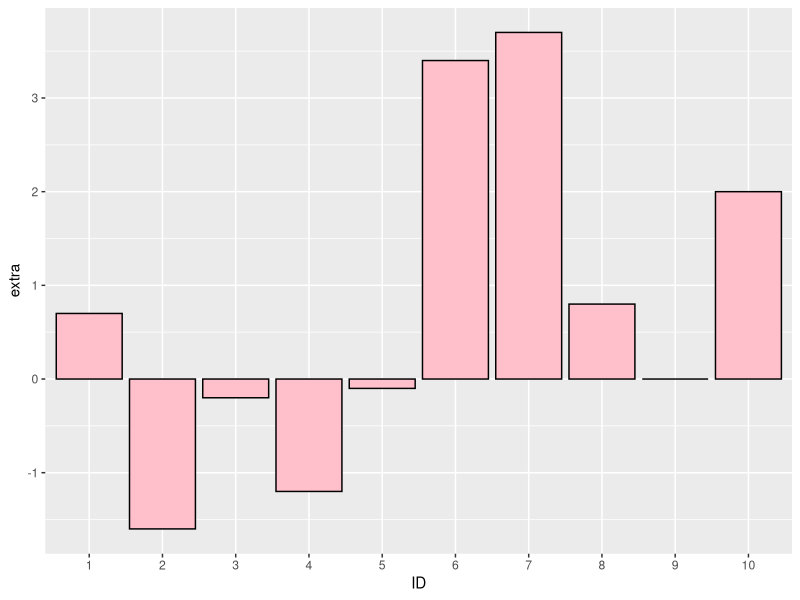
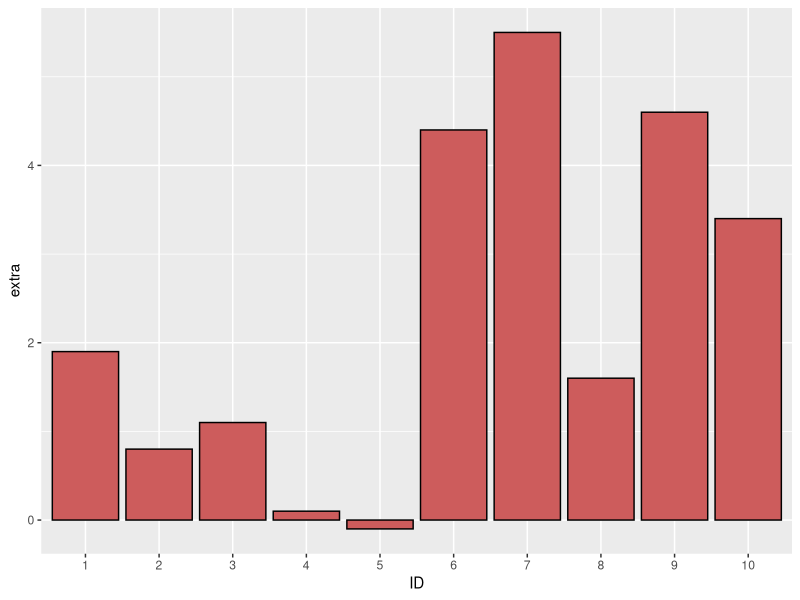
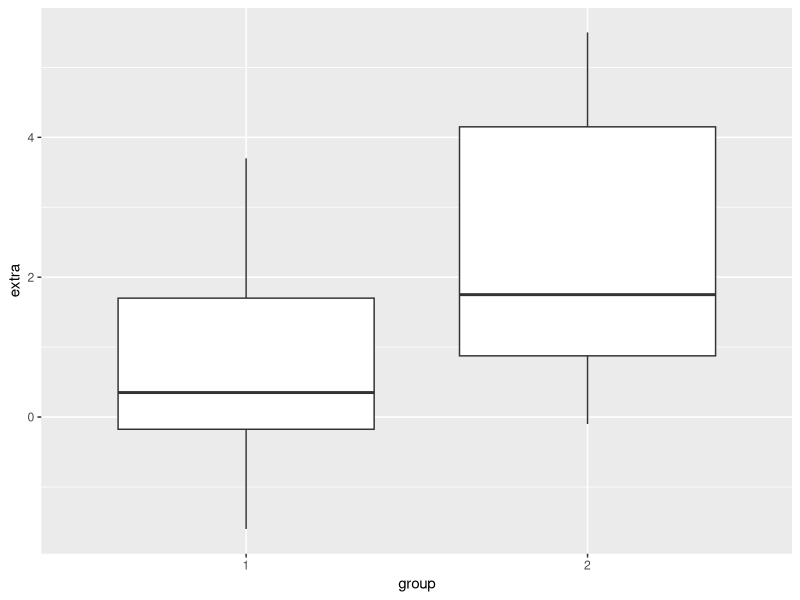
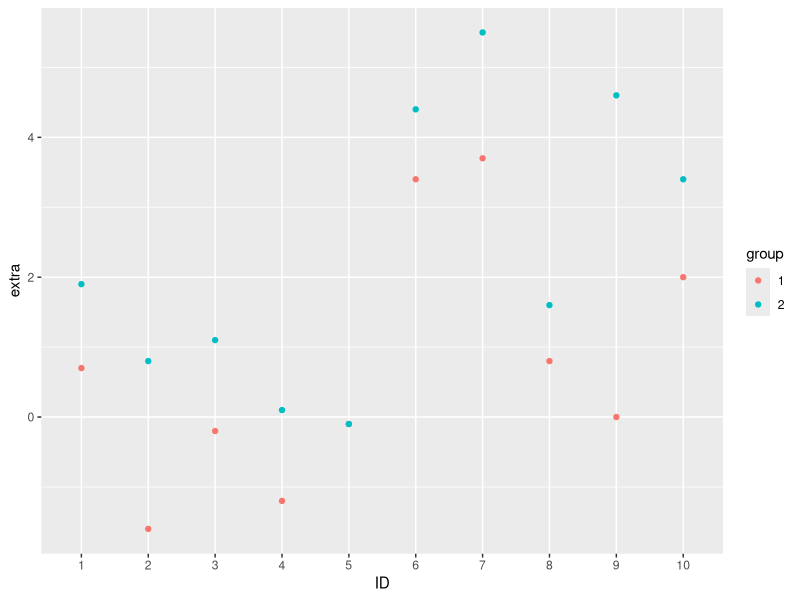
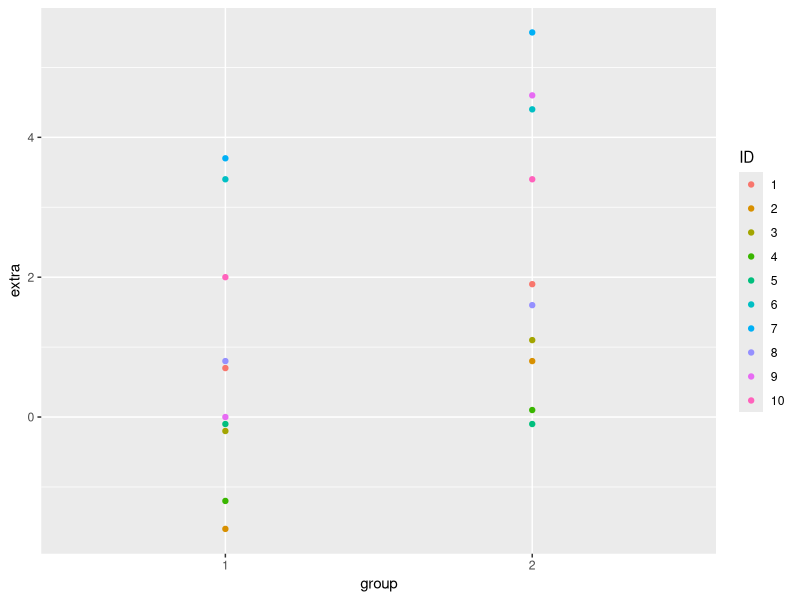
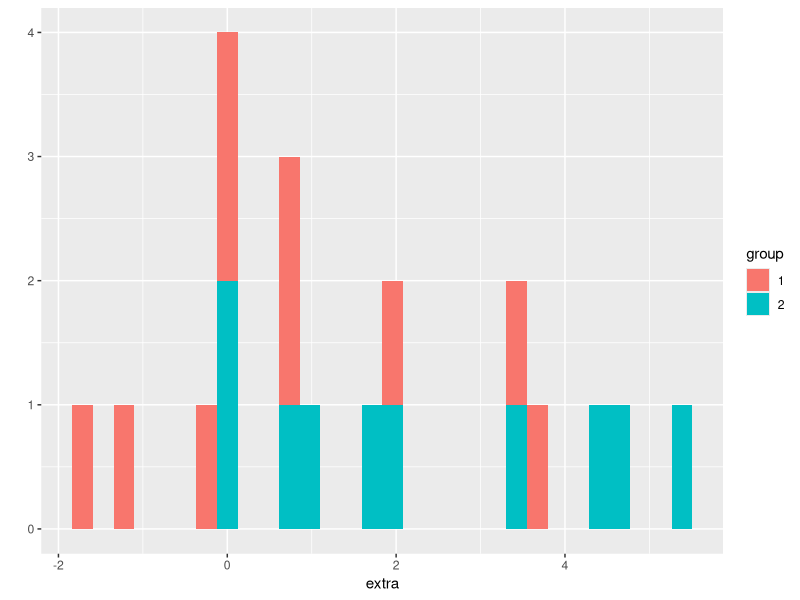
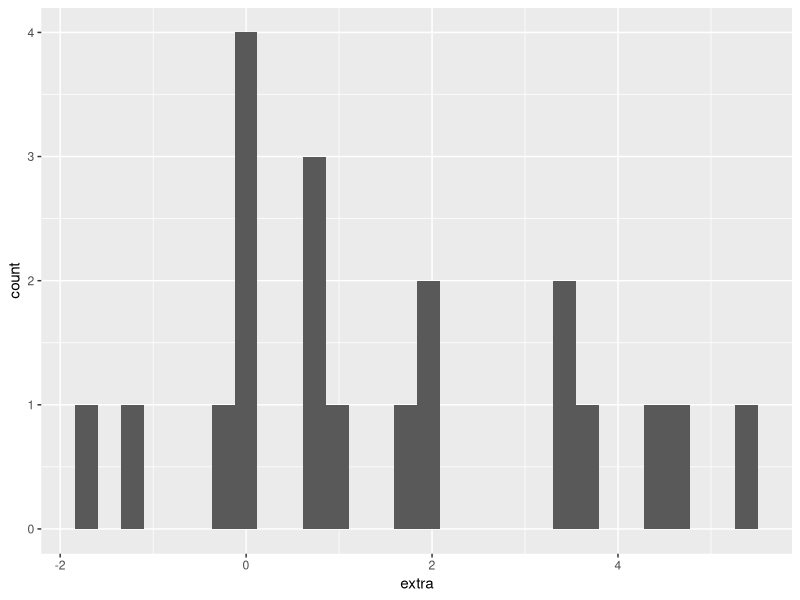
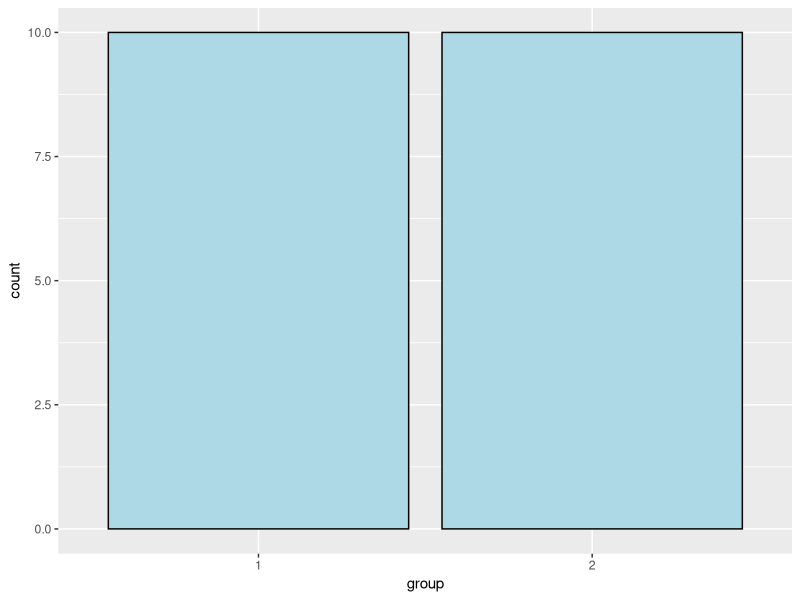

Reproduce these figures in R, in order.
## ---- chunk 1
library(ggplot2)
s1 <- sleep[1:10, 1:3]
ggplot(s1, aes(x = ID , y = extra)) + geom_col(fill = "pink", color = "black")
s2 <- sleep[11:20, 1:3]
ggplot(s2, aes(x = ID , y = extra)) + geom_col(fill = "indianred", color = "black")
## ---- chunk 2
library(ggplot2)
ggplot(sleep, aes(x = group, y = extra)) + geom_boxplot()
## ---- chunk 3
ggplot(sleep, aes(x = ID , y = extra, color = group)) + geom_point()
## ---- chunk 4
library(ggplot2)
ggplot(sleep, aes(x = group , y = extra, color = ID)) + geom_point()
## ---- chunk 5
qplot(extra, data = sleep, fill = group)
## ---- chunk 6
ggplot(sleep, aes(x = extra)) + geom_histogram()
## ---- chunk 7
library(ggplot2)
ggplot(sleep, aes(x = group)) +
geom_bar(fill = "lightblue", colour = "black")
